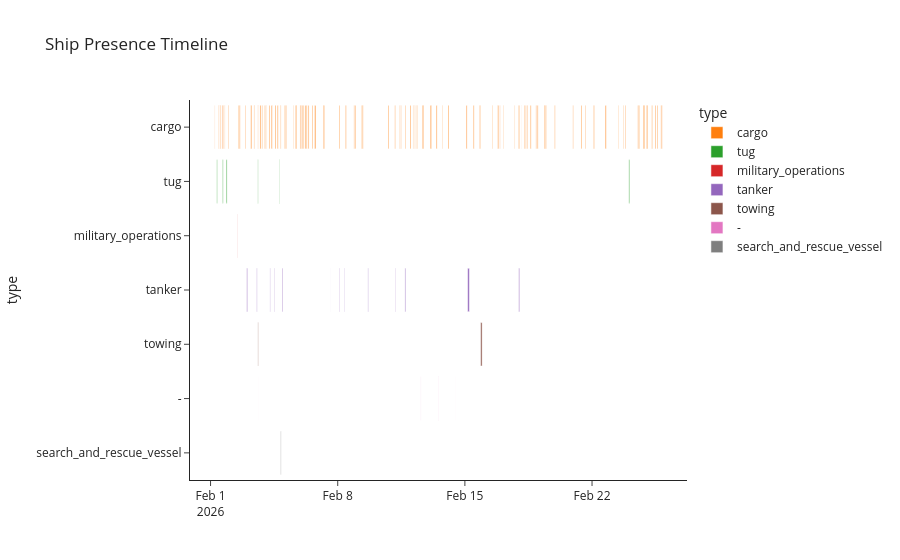

The code cell stored with this chart in its notebook:
### Markdown cell above
### Ship Passage Timeline

### Code cell
fig = px.timeline(ship_df, 
                    x_start="s_timestamp", 
                    x_end="l_timestamp", 
                    y="type", color="type", 
                    hover_data="bb_q95", 
                    template="simple_white", 
                    title="Ship Presence Timeline")
fig.show()

### Figure 1 — Plotly figure (JSON) as saved in the notebook; plotly's stock layout.template omitted (floating-point values rounded to 4 significant figures)
{"data": [{"base": ["2026-02-01T23:12:31.000000", "2026-02-01T11:02:39.000000", "2026-02-01T19:07:25.000000", "2026-02-01T12:40:23.000000", "2026-02-01T15:31:05.000000", "2026-02-01T12:52:10.000000", "2026-02-01T18:13:43.000000", "2026-02-01T11:27:24.000000", "2026-02-01T18:20:38.000000", "2026-02-01T05:40:21.000000", "2026-02-01T10:19:43.000000", "2026-02-01T16:14:35.000000", "2026-02-01T23:03:01.000000", "2026-02-02T14:48:26.000000", "2026-02-02T21:53:14.000000", "2026-02-02T13:01:24.000000", "2026-02-03T14:24:50.000000", "2026-02-03T05:06:09.000000", "2026-02-03T09:21:04.000000", "2026-02-03T17:17:08.000000", "2026-02-03T23:34:53.000000", "2026-02-03T14:40:27.000000", "2026-02-03T05:29:20.000000", "2026-02-03T17:35:28.000000", "2026-02-03T14:55:35.000000", "2026-02-03T20:20:23.000000", "2026-02-03T10:05:52.000000", "2026-02-04T01:57:31.000000", "2026-02-04T09:50:11.000000", "2026-02-04T19:45:14.000000", "2026-02-04T13:09:21.000000", "2026-02-04T13:22:22.000000", "2026-02-04T16:13:53.000000", "2026-02-04T05:17:58.000000", "2026-02-04T01:33:34.000000", "2026-02-04T20:29:18.000000", "2026-02-04T20:31:28.000000", "2026-02-04T08:11:28.000000", "2026-02-05T22:08:38.000000", "2026-02-05T16:57:27.000000", "2026-02-05T17:08:02.000000", "2026-02-05T16:14:21.000000", "2026-02-05T01:57:27.000000", "2026-02-05T04:13:49.000000", "2026-02-05T13:44:31.000000", "2026-02-05T23:11:30.000000", "2026-02-06T06:30:03.000000", "2026-02-06T02:04:45.000000", "2026-02-06T17:37:49.000000", "2026-02-06T01:00:13.000000", "2026-02-06T04:43:09.000000", "2026-02-06T09:03:15.000000", "2026-02-06T14:12:18.000000", "2026-02-07T05:09:11.000000", "2026-02-07T05:16:33.000000", "2026-02-08T23:06:58.000000", "2026-02-08T02:04:23.000000", "2026-02-08T10:15:13.000000", "2026-02-08T21:25:36.000000", "2026-02-09T08:59:27.000000", "2026-02-09T07:44:43.000000", "2026-02-10T18:34:34.000000", "2026-02-11T16:53:43.000000", "2026-02-11T03:28:41.000000", "2026-02-11T23:30:20.000000", "2026-02-11T11:21:27.000000", "2026-02-11T09:55:38.000000", "2026-02-12T02:57:36.000000", "2026-02-12T07:14:42.000000", "2026-02-12T16:33:36.000000", "2026-02-12T04:58:22.000000", "2026-02-12T09:02:57.000000", "2026-02-12T15:56:28.000000", "2026-02-12T04:08:13.000000", "2026-02-13T18:11:24.000000", "2026-02-13T03:00:18.000000", "2026-02-13T10:10:03.000000", "2026-02-13T01:59:59.000000", "2026-02-14T01:59:32.000000", "2026-02-14T02:00:56.000000", "2026-02-15T11:10:27.000000", "2026-02-15T20:26:45.000000", "2026-02-15T01:48:08.000000", "2026-02-15T18:41:55.000000", "2026-02-16T19:18:42.000000", "2026-02-16T12:29:26.000000", "2026-02-16T22:10:29.000000", "2026-02-16T19:51:53.000000", "2026-02-17T02:29:03.000000", "2026-02-17T23:05:41.000000", "2026-02-17T17:51:32.000000", "2026-02-18T02:43:56.000000", "2026-02-18T02:52:32.000000", "2026-02-18T09:50:47.000000", "2026-02-18T21:51:59.000000", "2026-02-18T14:29:12.000000", "2026-02-18T23:43:20.000000", "2026-02-18T06:45:53.000000", "2026-02-19T11:32:39.000000", "2026-02-19T22:37:03.000000", "2026-02-19T09:08:05.000000", "2026-02-19T09:19:19.000000", "2026-02-20T22:42:14.000000", "2026-02-21T14:52:51.000000", "2026-02-21T09:43:17.000000", "2026-02-22T02:07:59.000000", "2026-02-22T17:26:32.000000", "2026-02-23T19:39:34.000000", "2026-02-23T17:14:01.000000", "2026-02-23T10:21:45.000000", "2026-02-24T13:48:14.000000", "2026-02-24T12:31:36.000000", "2026-02-24T19:49:29.000000", "2026-02-24T20:12:06.000000", "2026-02-25T00:31:24.000000", "2026-02-25T19:53:04.000000", "2026-02-25T14:10:38.000000", "2026-02-25T06:58:15.000000", "2026-02-25T18:59:42.000000", "2026-02-25T11:28:47.000000", "2026-02-25T00:12:32.000000"], "customdata": [[NaN], [NaN], [NaN], [NaN], [NaN], [NaN], [NaN], [NaN], [NaN], [NaN], [NaN], [NaN], [NaN], [NaN], [NaN], [NaN], [NaN], [NaN], [NaN], [NaN], [NaN], [NaN], [NaN], [NaN], [NaN], [NaN], [NaN], [NaN], [NaN], [NaN], [NaN], [NaN], [NaN], [NaN], [NaN], [NaN], [NaN], [NaN], [NaN], [NaN], [NaN], [NaN], [NaN], [NaN], [NaN], [NaN], [NaN], [NaN], [NaN], [NaN], [NaN], [NaN], [NaN], [NaN], [NaN], [20.24], [11.1], [28.8], [19.2], [26.78], [17.66], [21.56], [22.73], [23.98], [19.39], [15.86], [27.15], [13.26], [22.44], [19.45], [23.59], [12.59], [25.63], [16.62], [27.18], [20.15], [26.85], [20.06], [NaN], [NaN], [NaN], [NaN], [NaN], [NaN], [NaN], [NaN], [NaN], [NaN], [NaN], [NaN], [NaN], [NaN], [NaN], [NaN], [NaN], [NaN], [NaN], [NaN], [-171.6], [-171.6], [NaN], [NaN], [NaN], [NaN], [20.78], [NaN], [NaN], [21.37], [12.92], [25.76], [31.96], [18.23], [19.87], [18.17], [19.9], [24.74], [17.37], [20.46], [21.23], [20.46], [26.06]], "hovertemplate": "type=%{y}<br>s_timestamp=%{base}<br>l_timestamp=%{x}<br>bb_q95=%{customdata[0]}<extra></extra>", "legendgroup": "cargo", "marker": {"color": "#FF7F0E", "pattern": {"shape": ""}}, "name": "cargo", "orientation": "h", "showlegend": true, "textposition": "auto", "type": "bar", "x": [1625000, 1423000, 176000, 4178000, 3573000, 1493000, 353000, 277000, 1418000, 829000, 1594000, 2176000, 2022000, 1100000, 2636000, 4543000, 1769000, 3941000, 3465000, 3557000, 3210000, 868000, 3409000, 4230000, 302000, 2317000, 1515000, 608000, 1899000, 1632000, 3345000, 3622000, 3746000, 3557000, 1419000, 103000, 2147000, 3640000, 3362000, 1723000, 2627000, 3888000, 3686000, 2387000, 1502000, 3157000, 3700000, 3283000, 5089000, 2989000, 3983000, 3723000, 3302000, 2598000, 4000000, 3262000, 3324000, 3477000, 2797000, 2122000, 3798000, 3513000, 2847000, 2523000, 3850000, 1949000, 1576000, 82000, 1866000, 3225000, 1419000, 1909000, 3944000, 1851000, 1968000, 3459000, 3999000, 3526000, 3613000, 3527000, 3657000, 2304000, 3928000, 2297000, 2007000, 2276000, 1428000, 3205000, 1821000, 3529000, 1369000, 897000, 367000, 3300000, 3001000, 3618000, 3590000, 3628000, 1842000, 2411000, 3481000, 3445000, 2020000, 2589000, 3586000, 3085000, 4425000, 2799000, 2110000, 1646000, 3043000, 3289000, 4209000, 4213000, 3842000, 2695000, 3222000, 2919000, 3263000, 3481000, 3340000], "xaxis": "x", "y": ["cargo", "cargo", "cargo", "cargo", "cargo", "cargo", "cargo", "cargo", "cargo", "cargo", "cargo", "cargo", "cargo", "cargo", "cargo", "cargo", "cargo", "cargo", "cargo", "cargo", "cargo", "cargo", "cargo", "cargo", "cargo", "cargo", "cargo", "cargo", "cargo", "cargo", "cargo", "cargo", "cargo", "cargo", "cargo", "cargo", "cargo", "cargo", "cargo", "cargo", "cargo", "cargo", "cargo", "cargo", "cargo", "cargo", "cargo", "cargo", "cargo", "cargo", "cargo", "cargo", "cargo", "cargo", "cargo", "cargo", "cargo", "cargo", "cargo", "cargo", "cargo", "cargo", "cargo", "cargo", "cargo", "cargo", "cargo", "cargo", "cargo", "cargo", "cargo", "cargo", "cargo", "cargo", "cargo", "cargo", "cargo", "cargo", "cargo", "cargo", "cargo", "cargo", "cargo", "cargo", "cargo", "cargo", "cargo", "cargo", "cargo", "cargo", "cargo", "cargo", "cargo", "cargo", "cargo", "cargo", "cargo", "cargo", "cargo", "cargo", "cargo", "cargo", "cargo", "cargo", "cargo", "cargo", "cargo", "cargo", "cargo", "cargo", "cargo", "cargo", "cargo", "cargo", "cargo", "cargo", "cargo", "cargo", "cargo", "cargo", "cargo"], "yaxis": "y"}, {"base": ["2026-02-01T08:16:31.000000", "2026-02-01T15:48:59.000000", "2026-02-01T20:41:28.000000", "2026-02-03T14:20:59.000000", "2026-02-03T14:46:30.000000", "2026-02-04T18:45:47.000000", "2026-02-04T19:10:28.000000", "2026-02-24T00:40:16.000000"], "customdata": [[NaN], [NaN], [NaN], [NaN], [NaN], [NaN], [NaN], [11.56]], "hovertemplate": "type=%{y}<br>s_timestamp=%{base}<br>l_timestamp=%{x}<br>bb_q95=%{customdata[0]}<extra></extra>", "legendgroup": "tug", "marker": {"color": "#2CA02C", "pattern": {"shape": ""}}, "name": "tug", "orientation": "h", "showlegend": true, "textposition": "auto", "type": "bar", "x": [2249000, 2971000, 4063000, 1576000, 647000, 1465000, 1285000, 3742000], "xaxis": "x", "y": ["tug", "tug", "tug", "tug", "tug", "tug", "tug", "tug"], "yaxis": "y"}, {"base": ["2026-02-02T11:21:10.000000"], "customdata": [[NaN]], "hovertemplate": "type=%{y}<br>s_timestamp=%{base}<br>l_timestamp=%{x}<br>bb_q95=%{customdata[0]}<extra></extra>", "legendgroup": "military_operations", "marker": {"color": "#D62728", "pattern": {"shape": ""}}, "name": "military_operations", "orientation": "h", "showlegend": true, "textposition": "auto", "type": "bar", "x": [1064000], "xaxis": "x", "y": ["military_operations"], "yaxis": "y"}, {"base": ["2026-02-02T23:51:31.000000", "2026-02-03T12:59:49.000000", "2026-02-04T06:28:21.000000", "2026-02-04T22:26:02.000000", "2026-02-04T12:03:34.000000", "2026-02-07T14:26:32.000000", "2026-02-08T08:58:01.000000", "2026-02-08T02:27:30.000000", "2026-02-09T15:54:28.000000", "2026-02-11T03:50:24.000000", "2026-02-11T16:48:28.000000", "2026-02-15T03:40:22.000000", "2026-02-17T23:13:19.000000"], "customdata": [[NaN], [NaN], [NaN], [NaN], [NaN], [20.07], [12.26], [11.52], [24.54], [10.99], [22.3], [NaN], [NaN]], "hovertemplate": "type=%{y}<br>s_timestamp=%{base}<br>l_timestamp=%{x}<br>bb_q95=%{customdata[0]}<extra></extra>", "legendgroup": "tanker", "marker": {"color": "#9467BD", "pattern": {"shape": ""}}, "name": "tanker", "orientation": "h", "showlegend": true, "textposition": "auto", "type": "bar", "x": [3808000, 1987000, 1567000, 3253000, 2006000, 253000, 1852000, 1933000, 2046000, 1907000, 3796000, 8207000, 4022000], "xaxis": "x", "y": ["tanker", "tanker", "tanker", "tanker", "tanker", "tanker", "tanker", "tanker", "tanker", "tanker", "tanker", "tanker", "tanker"], "yaxis": "y"}, {"base": ["2026-02-03T14:33:07.000000", "2026-02-15T20:50:40.000000"], "customdata": [[NaN], [NaN]], "hovertemplate": "type=%{y}<br>s_timestamp=%{base}<br>l_timestamp=%{x}<br>bb_q95=%{customdata[0]}<extra></extra>", "legendgroup": "towing", "marker": {"color": "#8C564B", "pattern": {"shape": ""}}, "name": "towing", "orientation": "h", "showlegend": true, "textposition": "auto", "type": "bar", "x": [1794000, 6891000], "xaxis": "x", "y": ["towing", "towing"], "yaxis": "y"}, {"base": ["2026-02-03T14:47:09.000000", "2026-02-12T13:55:13.000000", "2026-02-13T13:01:09.000000", "2026-02-13T13:07:22.000000", "2026-02-14T11:02:24.000000"], "customdata": [[NaN], [14.62], [15.38], [15.18], [NaN]], "hovertemplate": "type=%{y}<br>s_timestamp=%{base}<br>l_timestamp=%{x}<br>bb_q95=%{customdata[0]}<extra></extra>", "legendgroup": "-", "marker": {"color": "#E377C2", "pattern": {"shape": ""}}, "name": "-", "orientation": "h", "showlegend": true, "textposition": "auto", "type": "bar", "x": [120000, 535000, 694000, 616000, 128000], "xaxis": "x", "y": ["-", "-", "-", "-", "-"], "yaxis": "y"}, {"base": ["2026-02-04T20:39:28.000000"], "customdata": [[NaN]], "hovertemplate": "type=%{y}<br>s_timestamp=%{base}<br>l_timestamp=%{x}<br>bb_q95=%{customdata[0]}<extra></extra>", "legendgroup": "search_and_rescue_vessel", "marker": {"color": "#7F7F7F", "pattern": {"shape": ""}}, "name": "search_and_rescue_vessel", "orientation": "h", "showlegend": true, "textposition": "auto", "type": "bar", "x": [2012000], "xaxis": "x", "y": ["search_and_rescue_vessel"], "yaxis": "y"}], "layout": {"barmode": "overlay", "legend": {"title": {"text": "type"}, "tracegroupgap": 0}, "title": {"text": "Ship Presence Timeline"}, "xaxis": {"anchor": "y", "domain": [0, 1], "type": "date"}, "yaxis": {"anchor": "x", "categoryarray": ["search_and_rescue_vessel", "-", "towing", "tanker", "military_operations", "tug", "cargo", null], "categoryorder": "array", "domain": [0, 1], "title": {"text": "type"}}}}
